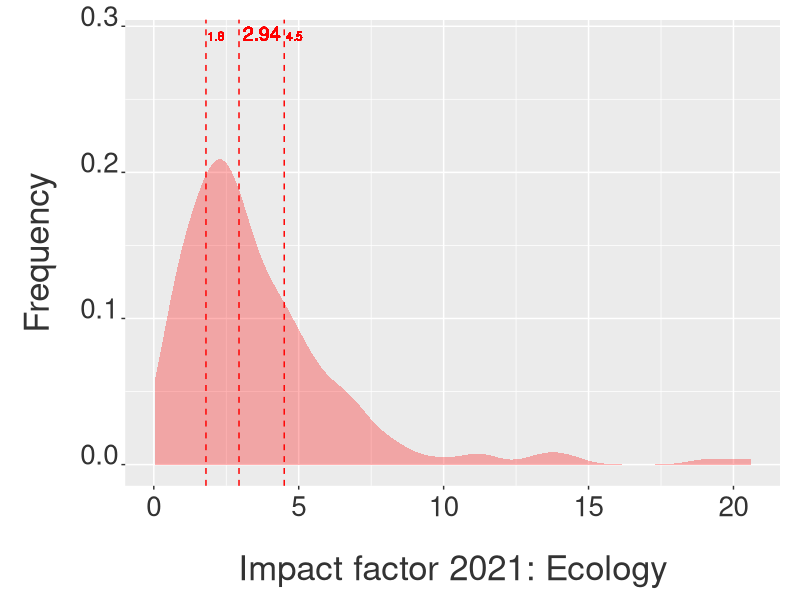
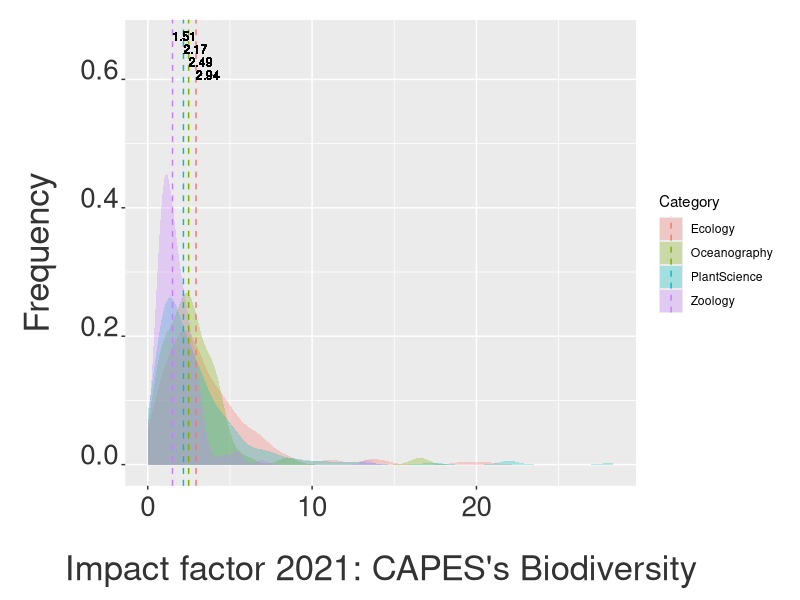

Generate these figures, in order, with R:
## ---- chunk 1
knitr::opts_chunk$set(echo = TRUE)

knitr::knit_hooks$set(inline = function(x) {
prettyNum(x, big.mark=",")
})
## ---- chunk 2
setwd(dirname(rstudioapi::getActiveDocumentContext()$path))

## ---- chunk 3
rm(list= ls())
## ---- chunk 4
library(ggplot2)
library(plyr)
library(RColorBrewer)
library(reshape2)
library(tidyverse)
## ---- chunk 5
jcreco <- read.table("data/jcr ecology 2021.csv", sep=",", 
                 skip=2, fill=T, header=T, row.names=NULL,
                 na.strings = "N/A")
names(jcreco)[-ncol(jcreco)] <- names(jcreco)[-1]
jcreco <- jcreco[,-ncol(jcreco)]
jcreco <- jcreco[1:(nrow(jcreco)-2),]
jcreco$Total.Citations <- as.integer(gsub(",", "", jcreco$Total.Citations))
## ---- chunk 6
str(jcreco)
## ---- chunk 7
jcreco.med <- summarise(jcreco, 
                        IFmedian = median(X2021.JIF, na.rm = T))
eco.med = round(jcreco.med[1,1], digits = 2)

jcreco.qua1 <- summarise(jcreco, 
                         IFqua1 = quantile(X2021.JIF, na.rm = T))
eco.qua1 = round(jcreco.qua1[2,1], digits = 2)

jcreco.qua2 <- summarise(jcreco, 
                         IFqua2 = quantile(X2021.JIF, na.rm = T))
eco.qua2 = round(jcreco.qua2[4,1], digits = 2)

jcreco.min <- summarise(jcreco, 
                        IFmin = min(X2021.JIF, na.rm = T))
eco.min = round(jcreco.min[1,1], digits = 2)

jcreco.max <- summarise(jcreco, 
                        IFmax = max(X2021.JIF, na.rm = T))
eco.max = round(jcreco.max[1,1], digits = 2)

## ---- chunk 8
p1 <- ggplot(jcreco, aes(x=X2021.JIF)) +
  geom_density(color = F, fill = "red", alpha = 0.3, position = "identity") +
  xlab("Impact factor 2021: Ecology") + 
  ylab("Frequency") +
  theme(axis.text.x = element_text(colour="grey20",size=20,
                                   angle=0,hjust=.5,vjust=.5,face="plain"),
        axis.text.y = element_text(colour="grey20",size=20,
                                   angle=0,hjust=1,vjust=0,face="plain"),
        axis.title.x = element_text(colour="grey20",size=25,
                                    angle=0,hjust=.5,vjust=0,face="plain"),
        axis.title.y = element_text(colour="grey20",size=25,
                                    angle=90,hjust=.5,vjust=.5,face="plain")) +
  theme(plot.margin = unit(c(0.5,0.5,0.5,0.5),"cm")) +
  theme(axis.title.y=element_text(margin=margin(0,20,0,0)),
        axis.title.x=element_text(margin=margin(20,0,0,0))) +
  geom_vline(data=jcreco.med, aes(xintercept=eco.med),
             linetype="dashed", size=0.5, color = "red") +
  geom_text(aes(eco.med, 0.29, label = eco.med, angle = 0, 
                hjust = -0.1, vjust = 0), size = 5, color = "red") +
  geom_vline(data=jcreco.qua1, aes(xintercept=eco.qua1),
             linetype="dashed", size=0.5, color = "red") +
  geom_text(aes(eco.qua1, 0.29, label = eco.qua1, angle = 0, 
                hjust = -0.1, vjust = 0), size = 3, color = "red") +
  geom_vline(data=jcreco.qua1, aes(xintercept=eco.qua2),
             linetype="dashed", size=0.5, color = "red") +
  geom_text(aes(eco.qua2, 0.29, label = eco.qua2, angle = 0,
                hjust = -0.1, vjust = 0), size = 3, color = "red")

p1
## ---- chunk 9
str(jcreco)
## ---- chunk 10
jcroce <- read.table("data/jcr oceanography 2021.csv", sep=",", 
                     skip=2, fill=T, header=T, row.names=NULL,
                     na.strings = "N/A")
names(jcroce)[-ncol(jcroce)] <- names(jcroce)[-1]
jcroce <- jcroce[,-ncol(jcroce)]
jcroce <- jcroce[1:(nrow(jcroce)-2),]
jcroce$Total.Citations <- as.integer(gsub(",", "", jcroce$Total.Citations))


jcrpla <- read.table("data/jcr plant sciences 2021.csv", sep=",", 
                     skip=2, fill=T, header=T, row.names=NULL,
                     na.strings = "N/A")
names(jcrpla)[-ncol(jcrpla)] <- names(jcrpla)[-1]
jcrpla <- jcrpla[,-ncol(jcrpla)]
jcrpla <- jcrpla[1:(nrow(jcrpla)-2),]
jcrpla$Total.Citations <- as.integer(gsub(",", "", jcrpla$Total.Citations))


jcrzoo <- read.table("data/jcr zoology 2021.csv", sep=",", 
                     skip=2, fill=T, header=T, row.names=NULL,
                     na.strings = "N/A")
names(jcrzoo)[-ncol(jcrzoo)] <- names(jcrzoo)[-1]
jcrzoo <- jcrzoo[,-ncol(jcrzoo)]
jcrzoo <- jcrzoo[1:(nrow(jcrzoo)-2),]
jcrzoo$Total.Citations <- as.integer(gsub(",", "", jcrzoo$Total.Citations))
## ---- chunk 11
jcrbio <- rbind(jcreco, jcroce[1:nrow(jcroce),], 
                jcrpla[1:nrow(jcrpla),], jcrzoo[1:nrow(jcrzoo),])
## ---- chunk 12
str(jcrbio)
## ---- chunk 13
jcrbio$Category <- c(replicate(nrow(jcreco), "Ecology"), 
                     replicate(nrow(jcroce), "Oceanography"), 
                     replicate(nrow(jcrpla), "PlantScience"), 
                     replicate(nrow(jcrzoo), "Zoology"))
## ---- chunk 14
jcrbio.med <- ddply(jcrbio, "Category", summarise, 
                    IFmedian = median(X2021.JIF, na.rm = T))
bio.med <- summarise(jcrbio, 
                        IFmedian = median(X2021.JIF, na.rm = T))
bio.med = round(bio.med, digits = 2)

jcrbio.qua1 <- summarise(jcrbio, 
                         IFqua1 = quantile(X2021.JIF, na.rm = T))
bio.qua1 = round(jcrbio.qua1[2,1], digits = 2)

jcrbio.qua2 <- summarise(jcrbio, 
                         IFqua2 = quantile(X2021.JIF, na.rm = T))
bio.qua2 = round(jcrbio.qua2[4,1], digits = 2)

jcrbio.min <- summarise(jcrbio, 
                        IFmin = min(X2021.JIF, na.rm = T))
bio.min = round(jcrbio.min[1,1], digits = 2)

jcrbio.max <- summarise(jcrbio, 
                        IFmax = max(X2021.JIF, na.rm = T))
bio.max = round(jcrbio.max[1,1], digits = 2)
## ---- chunk 15
eco.med = round(jcrbio.med[1,2], digits = 2)
oce.med = round(jcrbio.med[2,2], digits = 2)
pla.med = round(jcrbio.med[3,2], digits = 2)
zoo.med = round(jcrbio.med[4,2], digits = 2)
## ---- chunk 16
p2 = ggplot(jcrbio, aes(x=X2021.JIF, fill=Category)) +
  geom_density(alpha=.3, position="identity", color = F) +
  xlab("Impact factor 2021: CAPES's Biodiversity") + 
  ylab("Frequency") +
  theme(axis.text.x = element_text(colour="grey20",size=20,angle=0,
                                   hjust=.5,vjust=.5,face="plain"),
        axis.text.y = element_text(colour="grey20",size=20,angle=0,
                                   hjust=1,vjust=0,face="plain"),
        axis.title.x = element_text(colour="grey20",size=25,angle=0,
                                    hjust=.5,vjust=0,face="plain"),
        axis.title.y = element_text(colour="grey20",size=25,angle=90,
                                    hjust=.5,vjust=.5,face="plain")) +
  theme(plot.margin = unit(c(0.5,0.5,0.5,0.5),"cm")) +
  theme(axis.title.y=element_text(margin=margin(0,20,0,0)),
        axis.title.x=element_text(margin=margin(20,0,0,0))) +
  geom_vline(data=jcrbio.med, aes(xintercept=IFmedian,  colour=Category),
             linetype="dashed", size=0.5) +
  geom_text(aes(eco.med, 0.60, label = eco.med, angle = 0, 
                hjust = 0, vjust = 0), size = 3) +
  geom_text(aes(oce.med, 0.62, label = oce.med, angle = 0, 
                hjust = 0, vjust = 0), size = 3) +
  geom_text(aes(pla.med, 0.64, label = pla.med, angle = 0, 
                hjust = 0, vjust = 0), size = 3) +
  geom_text(aes(zoo.med, 0.66, label = zoo.med, angle = 0, 
                hjust = 0, vjust = 0), size = 3)

p2
